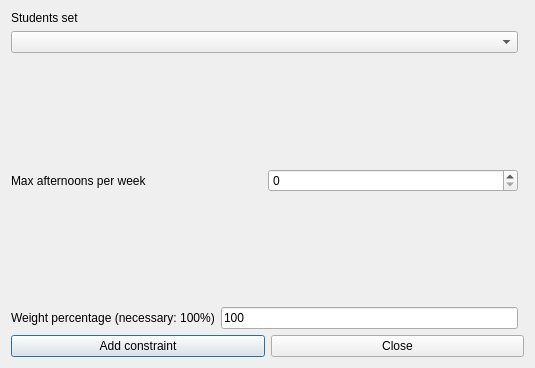
<?xml version="1.0" encoding="UTF-8"?>
<ui version="4.0">
 <class>AddConstraintStudentsSetMaxAfternoonsPerWeekForm_template</class>
 <widget class="QDialog" name="AddConstraintStudentsSetMaxAfternoonsPerWeekForm_template">
  <property name="geometry">
   <rect>
    <x>0</x>
    <y>0</y>
    <width>535</width>
    <height>368</height>
   </rect>
  </property>
  <property name="windowTitle">
   <string extracomment="This is the title of the dialog to add a new constraint of this type">Add students set max afternoons per week</string>
  </property>
  <layout class="QGridLayout">
   <item row="5" column="0" colspan="2">
    <layout class="QHBoxLayout">
     <item>
      <widget class="QPushButton" name="addConstraintPushButton">
       <property name="text">
        <string>Add constraint</string>
       </property>
      </widget>
     </item>
     <item>
      <widget class="QPushButton" name="closePushButton">
       <property name="text">
        <string>Close</string>
       </property>
      </widget>
     </item>
    </layout>
   </item>
   <item row="4" column="0">
    <layout class="QHBoxLayout">
     <item>
      <widget class="QLabel" name="weightTextLabel">
       <property name="frameShape">
        <enum>QFrame::NoFrame</enum>
       </property>
       <property name="frameShadow">
        <enum>QFrame::Plain</enum>
       </property>
       <property name="text">
        <string>Weight percentage (necessary: 100%)</string>
       </property>
       <property name="wordWrap">
        <bool>false</bool>
       </property>
      </widget>
     </item>
     <item>
      <widget class="QLineEdit" name="weightLineEdit">
       <property name="text">
        <string notr="true">100</string>
       </property>
      </widget>
     </item>
    </layout>
   </item>
   <item row="2" column="0">
    <layout class="QHBoxLayout">
     <item>
      <widget class="QLabel" name="maxAfternoonsTextLabel">
       <property name="frameShape">
        <enum>QFrame::NoFrame</enum>
       </property>
       <property name="frameShadow">
        <enum>QFrame::Plain</enum>
       </property>
       <property name="text">
        <string>Max afternoons per week</string>
       </property>
       <property name="wordWrap">
        <bool>false</bool>
       </property>
      </widget>
     </item>
     <item>
      <widget class="QSpinBox" name="maxAfternoonsSpinBox"/>
     </item>
    </layout>
   </item>
   <item row="3" column="0">
    <spacer name="spacer1">
     <property name="orientation">
      <enum>Qt::Vertical</enum>
     </property>
     <property name="sizeType">
      <enum>QSizePolicy::Expanding</enum>
     </property>
     <property name="sizeHint" stdset="0">
      <size>
       <width>20</width>
       <height>31</height>
      </size>
     </property>
    </spacer>
   </item>
   <item row="1" column="0">
    <spacer name="spacer1_3">
     <property name="orientation">
      <enum>Qt::Vertical</enum>
     </property>
     <property name="sizeType">
      <enum>QSizePolicy::Expanding</enum>
     </property>
     <property name="sizeHint" stdset="0">
      <size>
       <width>20</width>
       <height>31</height>
      </size>
     </property>
    </spacer>
   </item>
   <item row="0" column="0">
    <layout class="QVBoxLayout">
     <item>
      <widget class="QLabel" name="studentsTextLabel">
       <property name="frameShape">
        <enum>QFrame::NoFrame</enum>
       </property>
       <property name="frameShadow">
        <enum>QFrame::Plain</enum>
       </property>
       <property name="text">
        <string>Students set</string>
       </property>
       <property name="wordWrap">
        <bool>false</bool>
       </property>
      </widget>
     </item>
     <item>
      <widget class="QComboBox" name="studentsComboBox">
       <property name="editable">
        <bool>false</bool>
       </property>
       <property name="insertPolicy">
        <enum>QComboBox::NoInsert</enum>
       </property>
       <property name="duplicatesEnabled">
        <bool>false</bool>
       </property>
      </widget>
     </item>
    </layout>
   </item>
  </layout>
 </widget>
 <layoutdefault spacing="6" margin="11"/>
 <resources/>
 <connections/>
</ui>
